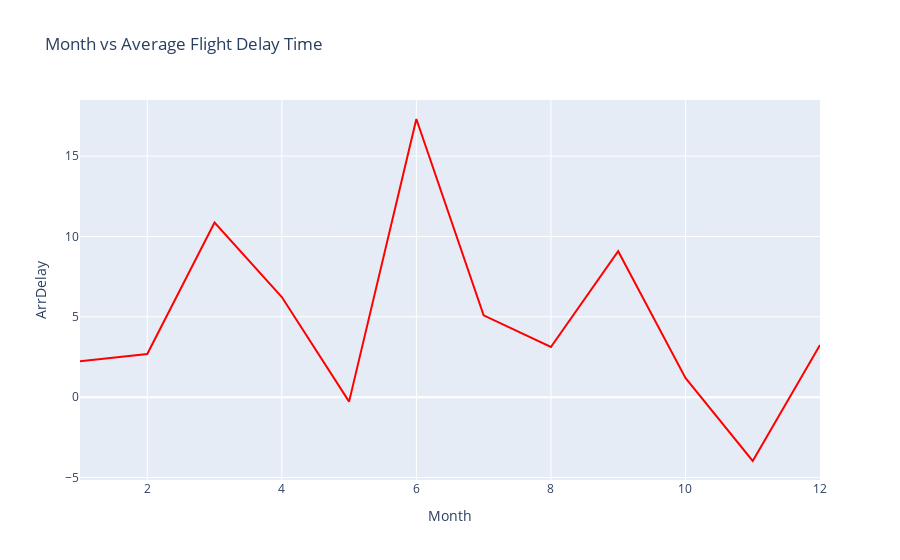

Here is the notebook cell this chart was saved with:
### Markdown cell above
#### To do:

*   Create a line plot with x-axis being the month and y-axis being computed average delay time. Update plot title,\
    xaxis, and yaxis title.

*   Hint: Scatter and line plot vary by updating mode parameter.

### Code cell
fig = go.Figure(data=go.Scatter(x=line_data['Month'], y=line_data['ArrDelay'], mode='lines', marker=dict(color='red')))
fig.update_layout(title='Month vs Average Flight Delay Time', xaxis_title='Month', yaxis_title='ArrDelay')
fig.show()

### Figure 1 — Plotly figure (JSON) as saved in the notebook; plotly's stock layout.template omitted (floating-point values rounded to 4 significant figures)
{"data": [{"marker": {"color": "red"}, "mode": "lines", "type": "scatter", "x": [1, 2, 3, 4, 5, 6, 7, 8, 9, 10, 11, 12], "y": [2.233, 2.688, 10.87, 6.229, -0.2791, 17.31, 5.089, 3.122, 9.081, 1.2, -3.975, 3.241]}], "layout": {"autosize": true, "title": {"text": "Month vs Average Flight Delay Time"}, "xaxis": {"autorange": true, "range": [1, 12], "title": {"text": "Month"}, "type": "linear"}, "yaxis": {"autorange": true, "range": [-5.158, 18.49], "title": {"text": "ArrDelay"}, "type": "linear"}}}
